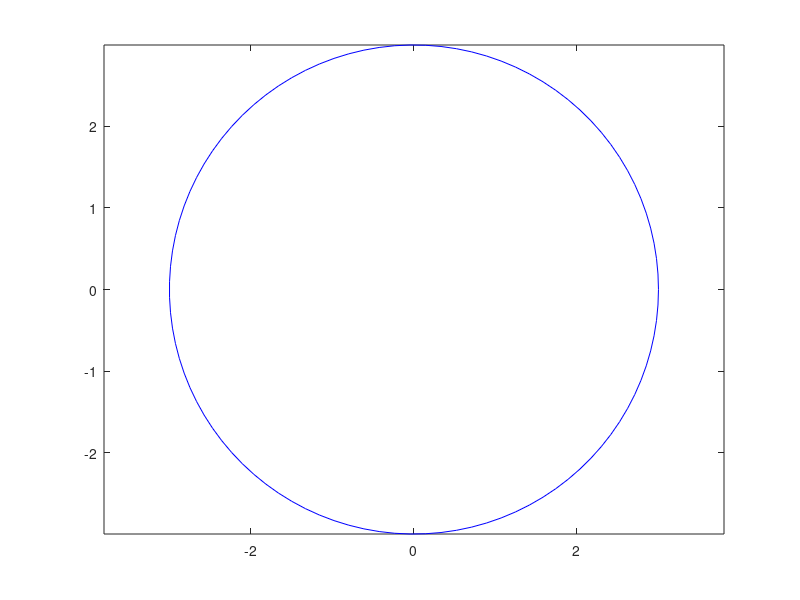

Write MATLAB code to recreate this figure.
r=3;
phi=linspace(0,2*pi,100);
x=r*cos(phi);
y=r*sin(phi);
plot(x,y,'b');
axis equal;
chu_vi=2*r*pi;
dien_tich=r^2*pi;
% fprintf('chu vi hinh tron %.5f\n' ,chu_vi);
% fprintf('chu vi hinh tron %.5f\n' ,dien_tich);

